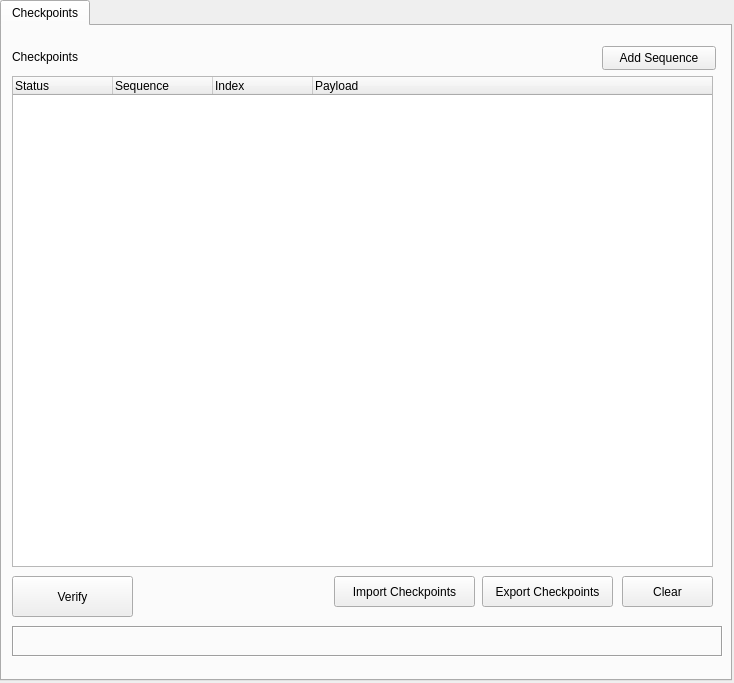
<?xml version="1.0" encoding="UTF-8"?>
<ui version="4.0">
 <class>CheckpointsForm</class>
 <widget class="QWidget" name="CheckpointsForm">
  <property name="geometry">
   <rect>
    <x>0</x>
    <y>0</y>
    <width>734</width>
    <height>683</height>
   </rect>
  </property>
  <property name="windowTitle">
   <string>Form</string>
  </property>
  <property name="windowIcon">
   <iconset resource="resources.qrc">
    <normaloff>:/png/resources/png/logo.png</normaloff>:/png/resources/png/logo.png</iconset>
  </property>
  <widget class="QTabWidget" name="tabWidget">
   <property name="geometry">
    <rect>
     <x>0</x>
     <y>0</y>
     <width>732</width>
     <height>681</height>
    </rect>
   </property>
   <property name="currentIndex">
    <number>0</number>
   </property>
   <widget class="QWidget" name="tab">
    <attribute name="title">
     <string>Checkpoints</string>
    </attribute>
    <widget class="QLabel" name="label">
     <property name="geometry">
      <rect>
       <x>10</x>
       <y>20</y>
       <width>81</width>
       <height>21</height>
      </rect>
     </property>
     <property name="text">
      <string>Checkpoints</string>
     </property>
    </widget>
    <widget class="QLabel" name="infoLabel">
     <property name="geometry">
      <rect>
       <x>10</x>
       <y>600</y>
       <width>711</width>
       <height>31</height>
      </rect>
     </property>
     <property name="autoFillBackground">
      <bool>false</bool>
     </property>
     <property name="frameShape">
      <enum>QFrame::Shape::Box</enum>
     </property>
     <property name="frameShadow">
      <enum>QFrame::Shadow::Sunken</enum>
     </property>
     <property name="lineWidth">
      <number>1</number>
     </property>
     <property name="text">
      <string/>
     </property>
     <property name="wordWrap">
      <bool>false</bool>
     </property>
    </widget>
    <widget class="QTreeWidget" name="chpsResults">
     <property name="geometry">
      <rect>
       <x>10</x>
       <y>50</y>
       <width>701</width>
       <height>491</height>
      </rect>
     </property>
     <property name="sizePolicy">
      <sizepolicy hsizetype="Maximum" vsizetype="Maximum">
       <horstretch>0</horstretch>
       <verstretch>0</verstretch>
      </sizepolicy>
     </property>
     <column>
      <property name="text">
       <string>Status</string>
      </property>
     </column>
     <column>
      <property name="text">
       <string>Sequence</string>
      </property>
     </column>
     <column>
      <property name="text">
       <string>Index</string>
      </property>
     </column>
     <column>
      <property name="text">
       <string>Payload</string>
      </property>
     </column>
    </widget>
    <widget class="QPushButton" name="clearBtn">
     <property name="geometry">
      <rect>
       <x>620</x>
       <y>550</y>
       <width>91</width>
       <height>31</height>
      </rect>
     </property>
     <property name="text">
      <string>Clear</string>
     </property>
     <property name="icon">
      <iconset resource="resources.qrc">
       <normaloff>:/png/resources/png/icons-bin.png</normaloff>:/png/resources/png/icons-bin.png</iconset>
     </property>
    </widget>
    <widget class="QPushButton" name="add_chp_btn">
     <property name="geometry">
      <rect>
       <x>600</x>
       <y>20</y>
       <width>114</width>
       <height>24</height>
      </rect>
     </property>
     <property name="text">
      <string>Add Sequence</string>
     </property>
     <property name="icon">
      <iconset resource="resources.qrc">
       <normaloff>:/png/icon-add</normaloff>:/png/icon-add</iconset>
     </property>
    </widget>
    <widget class="QPushButton" name="exportBtn">
     <property name="geometry">
      <rect>
       <x>480</x>
       <y>550</y>
       <width>131</width>
       <height>31</height>
      </rect>
     </property>
     <property name="text">
      <string>Export Checkpoints</string>
     </property>
     <property name="icon">
      <iconset resource="resources.qrc">
       <normaloff>:/png/resources/png/icons-save.png</normaloff>:/png/resources/png/icons-save.png</iconset>
     </property>
    </widget>
    <widget class="QPushButton" name="importBtn">
     <property name="geometry">
      <rect>
       <x>332</x>
       <y>550</y>
       <width>141</width>
       <height>31</height>
      </rect>
     </property>
     <property name="text">
      <string>Import Checkpoints</string>
     </property>
     <property name="icon">
      <iconset resource="resources.qrc">
       <normaloff>:/png/resources/png/icons-import.png</normaloff>:/png/resources/png/icons-import.png</iconset>
     </property>
    </widget>
    <widget class="QPushButton" name="verifyBtn">
     <property name="geometry">
      <rect>
       <x>10</x>
       <y>550</y>
       <width>121</width>
       <height>41</height>
      </rect>
     </property>
     <property name="text">
      <string>Verify</string>
     </property>
     <property name="icon">
      <iconset resource="resources.qrc">
       <normaloff>:/png/resources/png/icon-lens.png</normaloff>:/png/resources/png/icon-lens.png</iconset>
     </property>
     <property name="iconSize">
      <size>
       <width>32</width>
       <height>32</height>
      </size>
     </property>
    </widget>
   </widget>
  </widget>
  <action name="addAction">
   <property name="icon">
    <iconset resource="resources.qrc">
     <normaloff>:/png/icon-add</normaloff>:/png/icon-add</iconset>
   </property>
   <property name="text">
    <string>addChp</string>
   </property>
   <property name="menuRole">
    <enum>QAction::MenuRole::NoRole</enum>
   </property>
  </action>
 </widget>
 <resources>
  <include location="resources.qrc"/>
 </resources>
 <connections/>
</ui>
